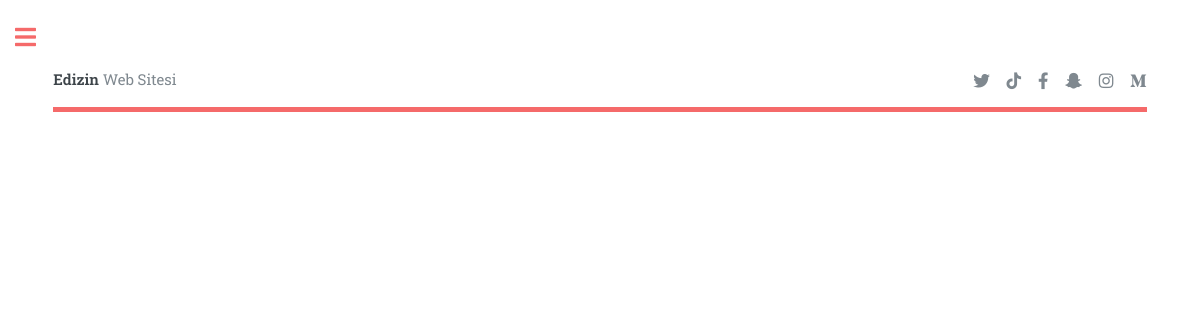
/Bora/, run on an earlier commit of the app's database.
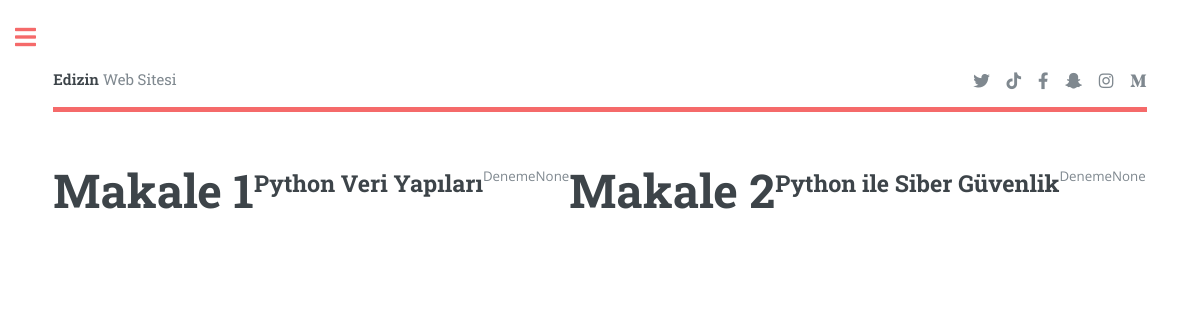
And on a later commit of the database.
### Bora/models.py (models this page shows, shortened)
class MakaleModel(models.Model):
    class Meta:
        verbose_name = 'Makale'
        verbose_name_plural = 'Makaleler'
    makale_baslik = models.CharField(verbose_name = 'Başlık',max_length=250)
    makale_konu = models.CharField(verbose_name = 'Konu',max_length=100)
    makale_yazi = models.TextField(verbose_name = 'Makale İçeriği')
    makale_yayimzaman = models.DateTimeField(verbose_name = 'Yayım Tarihi',null = True, blank = True)

### Bora/views.py (the view)
# urls.py: path('',views.listele,name="Bora_listele")
def listele(request):
    makaleler =  MakaleModel.objects.all()
    return render(request,"Bora/listele.html",{"Makaleler":makaleler})

### templates/Bora/listele.html
{% extends '../base.html' %}
{% block baslik %}
    <a href="index.html" class="logo"><strong>Edizin</strong> Web Sitesi</a>
{% endblock baslik %}
{% block icerik %}
    {% for data in Makaleler%}
        <h1>{{data.makale_baslik}}</h1>
        <h2>{{data.makale_konu}}</h2>
        <p>{{data.makale_yazi}}</p>
        {{data.makale_yayimzaman}}
        <br>
    {% endfor %}
{% endblock icerik %}

What changed in the data, as far as the page shows it:
added MakaleModel: makale_baslik "Makale 1", makale_konu "Python Veri Yapıları", makale_yazi "Deneme", makale_yayimzaman "None"
added MakaleModel: makale_baslik "Makale 2", makale_konu "Python ile Siber Güvenlik", makale_yazi "Deneme", makale_yayimzaman "None"
